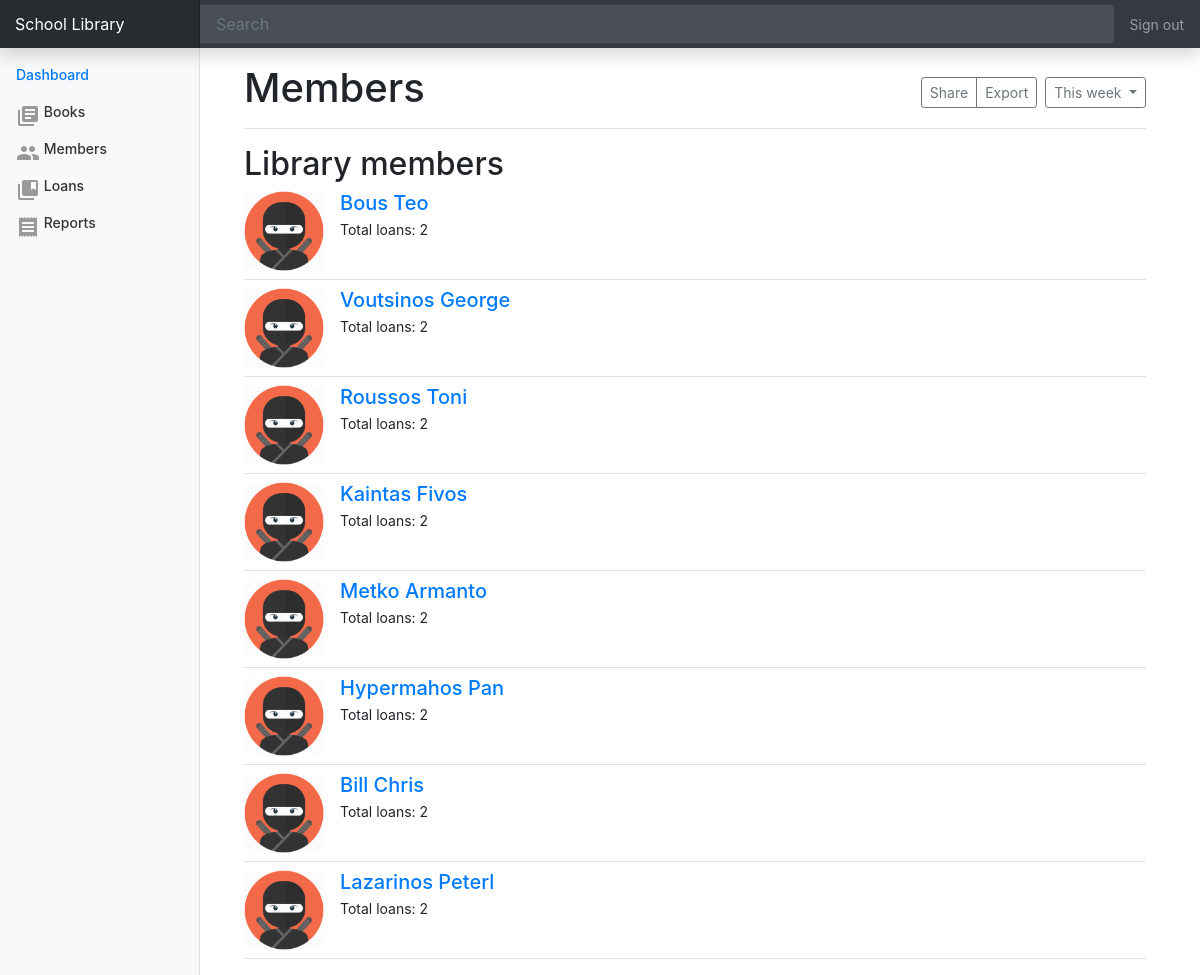
/members, run on the app's committed database.
### tables this page shows
CREATE TABLE members (
	id INTEGER primary key autoincrement,
	first_name TEXT not null,
	last_name TEXT not null,
	role TEXT,
	phone TEXT,
	email TEXT,
	avatar TEXT DEFAULT 'avatar.png'
);

### app.py (the view)
@app.route('/members')
def members():
	db = get_db()
	query = "SELECT * FROM members"
	cur = db.execute(query)
	results = cur.fetchall()
	return render_template('members.html', members=results)

### database.py (called while the page is built)
def connect_db():
	sql = sqlite3.connect('data.db')
	sql.row_factory = sqlite3.Row
	return sql

def get_db():
	if not hasattr(g, 'sqlite_db'):
		g.sqlite_db = connect_db()
	return g.sqlite_db

### templates/members.html (shortened to what this page needs)
{% extends 'base.html' %}
{% block content %}
  <main role="main" class="col-md-9 ml-sm-auto col-lg-10 px-4">
    <div class="d-flex justify-content-between flex-wrap flex-md-nowrap align-items-center pt-3 pb-2 mb-3 border-bottom">
      <h1>Members</h1>
      <div class="btn-toolbar mb-2 mb-md-0">
        <div class="btn-group mr-2">
          <button type="button" class="btn btn-sm btn-outline-secondary">Share</button>
          <button type="button" class="btn btn-sm btn-outline-secondary">Export</button>
        </div>
        <button type="button" class="btn btn-sm btn-outline-secondary dropdown-toggle">
        This week
        </button>
      </div>
    </div>
    <h2>Library members</h2>
    <ul class="list-unstyled members-list">
      {% for member in members %}
      <li class="media pb-2 mb-2 border-bottom">
        <img src="{{url_for('static', filename='images/')}}{{member.avatar}}" class="mr-3" width="80px" alt="member avatar">
        <div class="media-body">
          <h5 class="mt-0 mb-1">
            <a href="{{url_for('member_view', id=member.id) }}">{{ member.last_name }} {{ member.first_name }}</a>
          </h5>
          <p>Total loans: 2</p>
        </div>
      </li>
      {% endfor %}
    </ul>
  </div>
{% endblock %}

### static/custom.css (style rules this page uses)
body { font-size: .875rem; }
[role="main"] { padding-top: 133px; }
@media (min-width: 768px) { [role="main"] { padding-top: 48px; } }

### data on the page
members: avatar (placeholder picture), last_name "Bous", first_name "Teo"
members: avatar (placeholder picture), last_name "Voutsinos", first_name "George"
members: avatar (placeholder picture), last_name "Roussos", first_name "Toni"
members: avatar (placeholder picture), last_name "Kaintas", first_name "Fivos"
members: avatar (placeholder picture), last_name "Metko", first_name "Armanto"
members: avatar (placeholder picture), last_name "Hypermahos", first_name "Pan"
members: avatar (placeholder picture), last_name "Bill", first_name "Chris"
members: avatar (placeholder picture), last_name "Lazarinos", first_name "Peterl"
